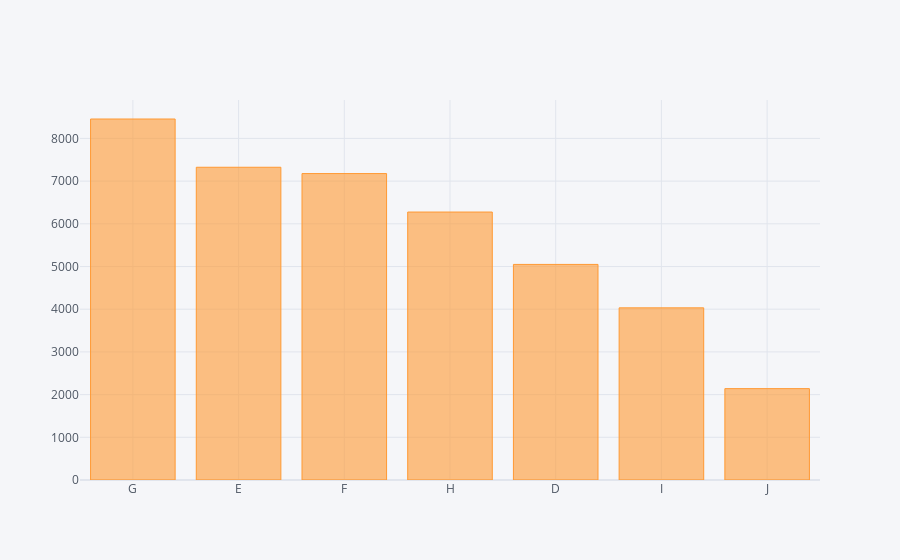

Source (notebook cell):
### Markdown cell above
### Question 3: Which is the most expensive color?

### Code cell
# total diamonds for each color
count_by_color = df['color'].value_counts()
count_by_color.iplot(kind='bar')

### Figure 1 — Plotly figure (JSON) as saved in the notebook; plotly's stock layout.template omitted (floating-point values rounded to 4 significant figures)
{"data": [{"marker": {"color": "rgba(255, 153, 51, 0.6)", "line": {"color": "rgba(255, 153, 51, 1.0)", "width": 1}}, "name": "color", "orientation": "v", "text": "", "type": "bar", "x": ["G", "E", "F", "H", "D", "I", "J"], "y": [8455, 7325, 7177, 6276, 5049, 4032, 2140]}], "layout": {"autosize": true, "legend": {"bgcolor": "#F5F6F9", "font": {"color": "#4D5663"}}, "paper_bgcolor": "#F5F6F9", "plot_bgcolor": "#F5F6F9", "title": {"font": {"color": "#4D5663"}}, "xaxis": {"autorange": true, "gridcolor": "#E1E5ED", "range": [-0.5, 6.5], "showgrid": true, "tickfont": {"color": "#4D5663"}, "title": {"font": {"color": "#4D5663"}, "text": ""}, "type": "category", "zerolinecolor": "#E1E5ED"}, "yaxis": {"autorange": true, "gridcolor": "#E1E5ED", "range": [0, 8900], "showgrid": true, "tickfont": {"color": "#4D5663"}, "title": {"font": {"color": "#4D5663"}, "text": ""}, "type": "linear", "zerolinecolor": "#E1E5ED"}}}
